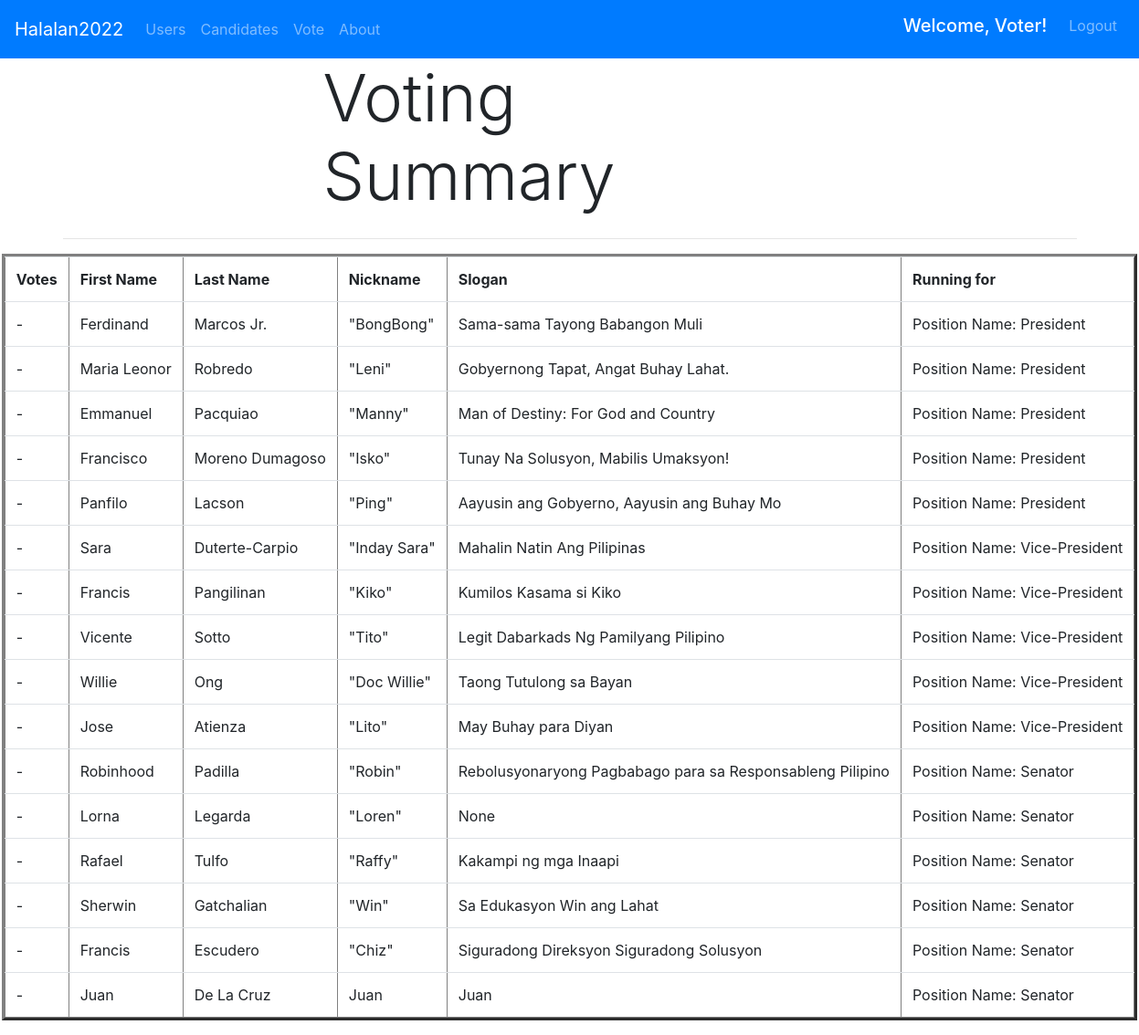
/home/, run on the app's committed database.
### Halalan2022/models.py (models this page shows, shortened)
class Candidates(models.Model):
    first_name = models.CharField(max_length = 300)
    last_name = models.CharField(max_length = 300)
    nickname = models.CharField(max_length = 300)
    slogan = models.CharField(max_length = 300)
    position_id = models.ForeignKey(Position, on_delete = models.CASCADE)

class Position(models.Model):
    name = models.CharField(max_length = 300)
    def __str__(self):
        return "Position Name: " + str(self.name)

### Halalan2022/views.py (the view)
# urls.py: path('home/', views.homepage, name="homepage"),
def homepage(request):
    candidate_objects = Candidates.objects.all()
    return render(request, 'Halalan2022/homepage.html', {'x':candidate_objects})

### Halalan2022/templates/Halalan2022/homepage.html (shortened to what this page needs)
{% extends 'Halalan2022/base.html' %}
{% load static %}
{% block content %}
    <div class="container">
        <div class="row">
            <div class="col-3"></div>
            <div class="col-6"><h1 class="display-3">Voting Summary</h1></div>
            <div class="col-3"></div>
        </div>
        <hr>
        <div class="row justify-content-center">
            <div class="col-auto">
              <table class="table table-responsive" border="3">
                <tr>
                    <th>Votes</th>
                    <th>First Name</th>
                    <th>Last Name</th>
                    <th>Nickname</th>
                    <th>Slogan</th>
                    <th>Running for</th>
                </tr>
                {% for candidates in x %}
                <tr>
                    <td>-</td>
                    <td>{{candidates.first_name}}</td>
                    <td>{{candidates.last_name}}</td>
                    <td>{{candidates.nickname}}</td>
                    <td>{{candidates.slogan}}</td>
                    <td>{{candidates.position_id}}</td>
                </tr>
                {% endfor %}
              </table>
            </div>
        </div>
    </div>
{% endblock %}

### Halalan2022/templates/Halalan2022/base.html (shortened to what this page needs)
{% load static %}
<!DOCTYPE html>
<html lang="en">
<head>
    <link rel="stylesheet" href="{% static 'bootstrap-4.1.3-dist/css/bootstrap.css' %}">
</head>
<body>
    <nav class="navbar navbar-expand-lg navbar-dark bg-primary">
        <a href="{% url 'homepage' %}" class="navbar-brand">Halalan2022</a>
        <div class="collapse navbar-collapse">
            <ul class="navbar-nav mr-auto">
                <li class="nav-item">
                    <a href="{% url 'userspage' %}" class="nav-link">Users</a>
                </li>
                <li class="nav-item">
                    <a href="{% url 'candidatespage' %}" class="nav-link">Candidates</a>
                </li>
                <li class="nav-item">
                    <a href="{% url 'votespage' %}" class="nav-link">Vote</a>
                </li>
                <li class="nav-item">
                    <a href="{% url 'aboutpage' %}" class="nav-link">About</a>
                </li>
            </ul>
            <ul class="navbar-nav ml-auto">
                <li class="nav-item">
                    <h1 class="navbar-brand">Welcome, Voter!</h1>
                </li>
                <li class="nav-item">
                    <a href="{% url 'loginpage' %}" class="nav-link">Logout</a>
                </li>
            </ul>
        </div>
    </nav>
    {% block content %}
    {% endblock %}
</body>
</html>

### data on the page
Candidates: first_name "Ferdinand", last_name "Marcos Jr.", nickname "\"BongBong\"", slogan "Sama-sama Tayong Babangon Muli", position_id "Position Name: President"
Candidates: first_name "Maria Leonor", last_name "Robredo", nickname "\"Leni\"", slogan "Gobyernong Tapat, Angat Buhay Lahat.", position_id "Position Name: President"
Candidates: first_name "Emmanuel", last_name "Pacquiao", nickname "\"Manny\"", slogan "Man of Destiny: For God and Country", position_id "Position Name: President"
Candidates: first_name "Francisco", last_name "Moreno Dumagoso", nickname "\"Isko\"", slogan "Tunay Na Solusyon, Mabilis Umaksyon!", position_id "Position Name: President"
Candidates: first_name "Panfilo", last_name "Lacson", nickname "\"Ping\"", slogan "Aayusin ang Gobyerno, Aayusin ang Buhay Mo", position_id "Position Name: President"
Candidates: first_name "Sara", last_name "Duterte-Carpio", nickname "\"Inday Sara\"", slogan "Mahalin Natin Ang Pilipinas", position_id "Position Name: Vice-President"
Candidates: first_name "Francis", last_name "Pangilinan", nickname "\"Kiko\"", slogan "Kumilos Kasama si Kiko", position_id "Position Name: Vice-President"
Candidates: first_name "Vicente", last_name "Sotto", nickname "\"Tito\"", slogan "Legit Dabarkads Ng Pamilyang Pilipino", position_id "Position Name: Vice-President"
Candidates: first_name "Willie", last_name "Ong", nickname "\"Doc Willie\"", slogan "Taong Tutulong sa Bayan", position_id "Position Name: Vice-President"
Candidates: first_name "Jose", last_name "Atienza", nickname "\"Lito\"", slogan "May Buhay para Diyan", position_id "Position Name: Vice-President"
Candidates: first_name "Robinhood", last_name "Padilla", nickname "\"Robin\"", slogan "Rebolusyonaryong Pagbabago para sa Responsableng Pilipino", position_id "Position Name: Senator"
Candidates: first_name "Lorna", last_name "Legarda", nickname "\"Loren\"", slogan "None", position_id "Position Name: Senator"
Candidates: first_name "Rafael", last_name "Tulfo", nickname "\"Raffy\"", slogan "Kakampi ng mga Inaapi", position_id "Position Name: Senator"
Candidates: first_name "Sherwin", last_name "Gatchalian", nickname "\"Win\"", slogan "Sa Edukasyon Win ang Lahat", position_id "Position Name: Senator"
Candidates: first_name "Francis", last_name "Escudero", nickname "\"Chiz\"", slogan "Siguradong Direksyon Siguradong Solusyon", position_id "Position Name: Senator"
Candidates: first_name "Juan", last_name "De La Cruz", nickname "Juan", slogan "Juan", position_id "Position Name: Senator"
